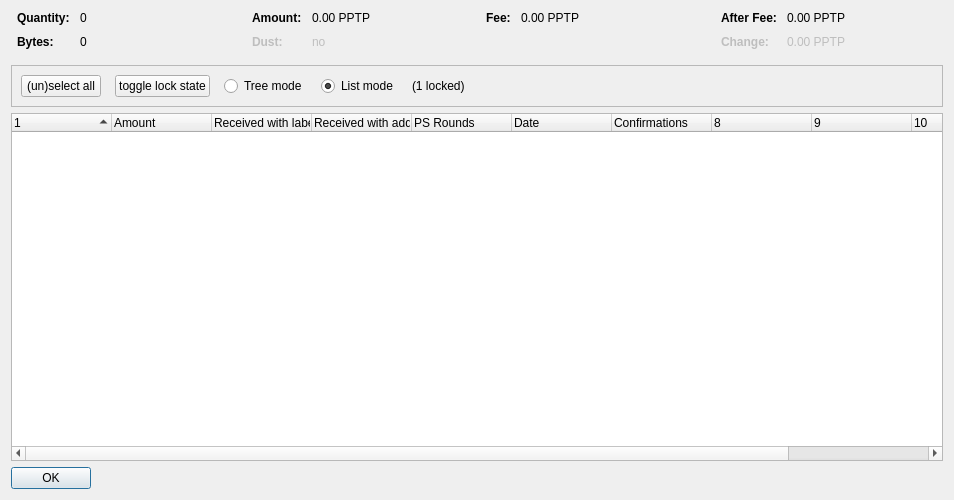
<?xml version="1.0" encoding="UTF-8"?>
<ui version="4.0">
 <class>CoinControlDialog</class>
 <widget class="QDialog" name="CoinControlDialog">
  <property name="geometry">
   <rect>
    <x>0</x>
    <y>0</y>
    <width>954</width>
    <height>500</height>
   </rect>
  </property>
  <property name="windowTitle">
   <string>Coin Selection</string>
  </property>
  <layout class="QVBoxLayout" name="verticalLayout">
   <item>
    <layout class="QHBoxLayout" name="horizontalLayoutTop" stretch="0,0,0,0">
     <property name="topMargin">
      <number>0</number>
     </property>
     <property name="bottomMargin">
      <number>10</number>
     </property>
     <item>
      <layout class="QFormLayout" name="formLayoutCoinControl1">
       <property name="horizontalSpacing">
        <number>10</number>
       </property>
       <property name="verticalSpacing">
        <number>10</number>
       </property>
       <property name="leftMargin">
        <number>6</number>
       </property>
       <property name="rightMargin">
        <number>6</number>
       </property>
       <item row="0" column="0">
        <widget class="QLabel" name="labelCoinControlQuantityText">
         <property name="font">
          <font>
           <weight>75</weight>
           <bold>true</bold>
          </font>
         </property>
         <property name="text">
          <string>Quantity:</string>
         </property>
        </widget>
       </item>
       <item row="0" column="1">
        <widget class="QLabel" name="labelCoinControlQuantity">
         <property name="cursor">
          <cursorShape>IBeamCursor</cursorShape>
         </property>
         <property name="contextMenuPolicy">
          <enum>Qt::ActionsContextMenu</enum>
         </property>
         <property name="text">
          <string notr="true">0</string>
         </property>
         <property name="textInteractionFlags">
          <set>Qt::LinksAccessibleByMouse|Qt::TextSelectableByKeyboard|Qt::TextSelectableByMouse</set>
         </property>
        </widget>
       </item>
       <item row="1" column="0">
        <widget class="QLabel" name="labelCoinControlBytesText">
         <property name="font">
          <font>
           <weight>75</weight>
           <bold>true</bold>
          </font>
         </property>
         <property name="text">
          <string>Bytes:</string>
         </property>
        </widget>
       </item>
       <item row="1" column="1">
        <widget class="QLabel" name="labelCoinControlBytes">
         <property name="cursor">
          <cursorShape>IBeamCursor</cursorShape>
         </property>
         <property name="contextMenuPolicy">
          <enum>Qt::ActionsContextMenu</enum>
         </property>
         <property name="text">
          <string notr="true">0</string>
         </property>
         <property name="textInteractionFlags">
          <set>Qt::LinksAccessibleByMouse|Qt::TextSelectableByKeyboard|Qt::TextSelectableByMouse</set>
         </property>
        </widget>
       </item>
      </layout>
     </item>
     <item>
      <layout class="QFormLayout" name="formLayoutCoinControl2">
       <property name="horizontalSpacing">
        <number>10</number>
       </property>
       <property name="verticalSpacing">
        <number>10</number>
       </property>
       <property name="leftMargin">
        <number>6</number>
       </property>
       <property name="rightMargin">
        <number>6</number>
       </property>
       <item row="0" column="0">
        <widget class="QLabel" name="labelCoinControlAmountText">
         <property name="font">
          <font>
           <weight>75</weight>
           <bold>true</bold>
          </font>
         </property>
         <property name="text">
          <string>Amount:</string>
         </property>
        </widget>
       </item>
       <item row="0" column="1">
        <widget class="QLabel" name="labelCoinControlAmount">
         <property name="cursor">
          <cursorShape>IBeamCursor</cursorShape>
         </property>
         <property name="contextMenuPolicy">
          <enum>Qt::ActionsContextMenu</enum>
         </property>
         <property name="text">
          <string notr="true">0.00 PPTP</string>
         </property>
         <property name="textInteractionFlags">
          <set>Qt::LinksAccessibleByMouse|Qt::TextSelectableByKeyboard|Qt::TextSelectableByMouse</set>
         </property>
        </widget>
       </item>
       <item row="1" column="0">
        <widget class="QLabel" name="labelCoinControlLowOutputText">
         <property name="enabled">
          <bool>false</bool>
         </property>
         <property name="font">
          <font>
           <weight>75</weight>
           <bold>true</bold>
          </font>
         </property>
         <property name="text">
          <string>Dust:</string>
         </property>
        </widget>
       </item>
       <item row="1" column="1">
        <widget class="QLabel" name="labelCoinControlLowOutput">
         <property name="enabled">
          <bool>false</bool>
         </property>
         <property name="cursor">
          <cursorShape>IBeamCursor</cursorShape>
         </property>
         <property name="contextMenuPolicy">
          <enum>Qt::ActionsContextMenu</enum>
         </property>
         <property name="text">
          <string notr="true">no</string>
         </property>
         <property name="textInteractionFlags">
          <set>Qt::LinksAccessibleByMouse|Qt::TextSelectableByKeyboard|Qt::TextSelectableByMouse</set>
         </property>
        </widget>
       </item>
      </layout>
     </item>
     <item>
      <layout class="QFormLayout" name="formLayoutCoinControl3">
       <property name="horizontalSpacing">
        <number>10</number>
       </property>
       <property name="verticalSpacing">
        <number>10</number>
       </property>
       <property name="leftMargin">
        <number>6</number>
       </property>
       <property name="rightMargin">
        <number>6</number>
       </property>
       <item row="0" column="0">
        <widget class="QLabel" name="labelCoinControlFeeText">
         <property name="font">
          <font>
           <weight>75</weight>
           <bold>true</bold>
          </font>
         </property>
         <property name="text">
          <string>Fee:</string>
         </property>
        </widget>
       </item>
       <item row="0" column="1">
        <widget class="QLabel" name="labelCoinControlFee">
         <property name="cursor">
          <cursorShape>IBeamCursor</cursorShape>
         </property>
         <property name="contextMenuPolicy">
          <enum>Qt::ActionsContextMenu</enum>
         </property>
         <property name="text">
          <string notr="true">0.00 PPTP</string>
         </property>
         <property name="textInteractionFlags">
          <set>Qt::LinksAccessibleByMouse|Qt::TextSelectableByKeyboard|Qt::TextSelectableByMouse</set>
         </property>
        </widget>
       </item>
      </layout>
     </item>
     <item>
      <layout class="QFormLayout" name="formLayoutCoinControl4">
       <property name="horizontalSpacing">
        <number>10</number>
       </property>
       <property name="verticalSpacing">
        <number>10</number>
       </property>
       <property name="leftMargin">
        <number>6</number>
       </property>
       <property name="rightMargin">
        <number>6</number>
       </property>
       <item row="0" column="0">
        <widget class="QLabel" name="labelCoinControlAfterFeeText">
         <property name="font">
          <font>
           <weight>75</weight>
           <bold>true</bold>
          </font>
         </property>
         <property name="text">
          <string>After Fee:</string>
         </property>
        </widget>
       </item>
       <item row="0" column="1">
        <widget class="QLabel" name="labelCoinControlAfterFee">
         <property name="cursor">
          <cursorShape>IBeamCursor</cursorShape>
         </property>
         <property name="contextMenuPolicy">
          <enum>Qt::ActionsContextMenu</enum>
         </property>
         <property name="text">
          <string notr="true">0.00 PPTP</string>
         </property>
         <property name="textInteractionFlags">
          <set>Qt::LinksAccessibleByMouse|Qt::TextSelectableByKeyboard|Qt::TextSelectableByMouse</set>
         </property>
        </widget>
       </item>
       <item row="1" column="0">
        <widget class="QLabel" name="labelCoinControlChangeText">
         <property name="enabled">
          <bool>false</bool>
         </property>
         <property name="font">
          <font>
           <weight>75</weight>
           <bold>true</bold>
          </font>
         </property>
         <property name="text">
          <string>Change:</string>
         </property>
        </widget>
       </item>
       <item row="1" column="1">
        <widget class="QLabel" name="labelCoinControlChange">
         <property name="enabled">
          <bool>false</bool>
         </property>
         <property name="cursor">
          <cursorShape>IBeamCursor</cursorShape>
         </property>
         <property name="contextMenuPolicy">
          <enum>Qt::ActionsContextMenu</enum>
         </property>
         <property name="text">
          <string notr="true">0.00 PPTP</string>
         </property>
         <property name="textInteractionFlags">
          <set>Qt::LinksAccessibleByMouse|Qt::TextSelectableByKeyboard|Qt::TextSelectableByMouse</set>
         </property>
        </widget>
       </item>
      </layout>
     </item>
    </layout>
   </item>
   <item>
    <widget class="QFrame" name="frame">
     <property name="minimumSize">
      <size>
       <width>0</width>
       <height>40</height>
      </size>
     </property>
     <property name="frameShape">
      <enum>QFrame::StyledPanel</enum>
     </property>
     <property name="frameShadow">
      <enum>QFrame::Sunken</enum>
     </property>
     <layout class="QHBoxLayout" name="horizontalLayout">
      <item>
       <layout class="QHBoxLayout" name="horizontalLayoutPanel" stretch="0,0,0,0,0,0">
        <property name="spacing">
         <number>14</number>
        </property>
        <item>
         <widget class="QPushButton" name="pushButtonSelectAll">
          <property name="sizePolicy">
           <sizepolicy hsizetype="Maximum" vsizetype="Fixed">
            <horstretch>0</horstretch>
            <verstretch>0</verstretch>
           </sizepolicy>
          </property>
          <property name="text">
           <string>(un)select all</string>
          </property>
          <property name="autoDefault">
           <bool>false</bool>
          </property>
         </widget>
        </item>
        <item>
         <widget class="QPushButton" name="pushButtonToggleLock">
          <property name="sizePolicy">
           <sizepolicy hsizetype="Maximum" vsizetype="Fixed">
            <horstretch>0</horstretch>
            <verstretch>0</verstretch>
           </sizepolicy>
          </property>
          <property name="text">
           <string>toggle lock state</string>
          </property>
          <property name="autoDefault">
           <bool>false</bool>
          </property>
         </widget>
        </item>
        <item>
         <widget class="QRadioButton" name="radioTreeMode">
          <property name="sizePolicy">
           <sizepolicy hsizetype="Maximum" vsizetype="Fixed">
            <horstretch>0</horstretch>
            <verstretch>0</verstretch>
           </sizepolicy>
          </property>
          <property name="text">
           <string>Tree mode</string>
          </property>
         </widget>
        </item>
        <item>
         <widget class="QRadioButton" name="radioListMode">
          <property name="sizePolicy">
           <sizepolicy hsizetype="Maximum" vsizetype="Fixed">
            <horstretch>0</horstretch>
            <verstretch>0</verstretch>
           </sizepolicy>
          </property>
          <property name="text">
           <string>List mode</string>
          </property>
          <property name="checked">
           <bool>true</bool>
          </property>
         </widget>
        </item>
        <item>
         <widget class="QLabel" name="labelLocked">
          <property name="text">
           <string>(1 locked)</string>
          </property>
         </widget>
        </item>
        <item>
         <spacer name="horizontalSpacer">
          <property name="orientation">
           <enum>Qt::Horizontal</enum>
          </property>
          <property name="sizeHint" stdset="0">
           <size>
            <width>40</width>
            <height>20</height>
           </size>
          </property>
         </spacer>
        </item>
       </layout>
      </item>
     </layout>
    </widget>
   </item>
   <item>
    <widget class="CoinControlTreeWidget" name="treeWidget">
     <property name="contextMenuPolicy">
      <enum>Qt::CustomContextMenu</enum>
     </property>
     <property name="sortingEnabled">
      <bool>false</bool>
     </property>
     <property name="columnCount">
      <number>11</number>
     </property>
     <attribute name="headerShowSortIndicator" stdset="0">
      <bool>true</bool>
     </attribute>
     <attribute name="headerStretchLastSection">
      <bool>false</bool>
     </attribute>
     <column>
      <property name="text">
       <string/>
      </property>
     </column>
     <column>
      <property name="text">
       <string>Amount</string>
      </property>
     </column>
     <column>
      <property name="text">
       <string>Received with label</string>
      </property>
     </column>
     <column>
      <property name="text">
       <string>Received with address</string>
      </property>
     </column>
     <column>
      <property name="text">
       <string>PS Rounds</string>
      </property>
     </column>
     <column>
      <property name="text">
       <string>Date</string>
      </property>
     </column>
     <column>
      <property name="text">
       <string>Confirmations</string>
      </property>
      <property name="toolTip">
       <string>Confirmed</string>
      </property>
     </column>
     <column>
      <property name="text">
       <string/>
      </property>
     </column>
     <column>
      <property name="text">
       <string/>
      </property>
     </column>
     <column>
      <property name="text">
       <string/>
      </property>
     </column>
     <column>
      <property name="text">
       <string/>
      </property>
     </column>
    </widget>
   </item>
   <item>
    <widget class="QDialogButtonBox" name="buttonBox">
     <property name="sizePolicy">
      <sizepolicy hsizetype="Maximum" vsizetype="Fixed">
       <horstretch>0</horstretch>
       <verstretch>0</verstretch>
      </sizepolicy>
     </property>
     <property name="orientation">
      <enum>Qt::Horizontal</enum>
     </property>
     <property name="standardButtons">
      <set>QDialogButtonBox::Ok</set>
     </property>
    </widget>
   </item>
  </layout>
 </widget>
 <customwidgets>
  <customwidget>
   <class>CoinControlTreeWidget</class>
   <extends>QTreeWidget</extends>
   <header>coincontroltreewidget.h</header>
  </customwidget>
 </customwidgets>
 <resources/>
 <connections/>
</ui>
